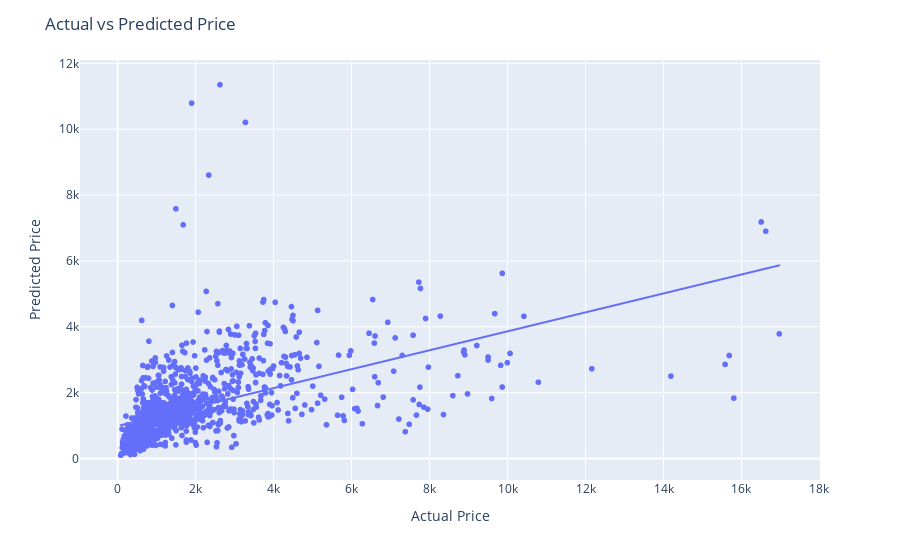

Notebook source saved alongside this figure:
### Code cell
fig = px.scatter(x=y_test, y=y_pred,
                 labels={'x': 'Actual Price', 'y': 'Predicted Price'},
                 trendline="ols"
                 )
fig.update_layout(title='Actual vs Predicted Price', xaxis_title="Actual Price", yaxis_title="Predicted Price")
fig.show()

### Figure 1 — Plotly figure (JSON) as saved in the notebook; plotly's stock layout.template omitted (floating-point values rounded to 4 significant figures; data arrays with more than 128 entries replaced by an {"elided": "..."} marker saying what was removed)
{"data": [{"hovertemplate": "Actual Price=%{x}<br>Predicted Price=%{y}<extra></extra>", "legendgroup": "", "marker": {"color": "#636efa", "symbol": "circle"}, "mode": "markers", "name": "", "showlegend": false, "type": "scattergl", "x": {"elided": "1188 int values"}, "xaxis": "x", "y": {"elided": "1188 float values"}, "yaxis": "y"}, {"hovertemplate": "<b>OLS trendline</b><br>y = 0.287559 * x + 987.687<br>R<sup>2</sup>=0.280829<br><br>Actual Price=%{x}<br>Predicted Price=%{y} <b>(trend)</b><extra></extra>", "legendgroup": "", "marker": {"color": "#636efa", "symbol": "circle"}, "mode": "lines", "name": "", "showlegend": false, "type": "scattergl", "x": {"elided": "1188 int values"}, "xaxis": "x", "y": {"elided": "1188 float values"}, "yaxis": "y"}], "layout": {"legend": {"tracegroupgap": 0}, "margin": {"t": 60}, "title": {"text": "Actual vs Predicted Price"}, "xaxis": {"anchor": "y", "domain": [0, 1], "title": {"text": "Actual Price"}}, "yaxis": {"anchor": "x", "domain": [0, 1], "title": {"text": "Predicted Price"}}}}
